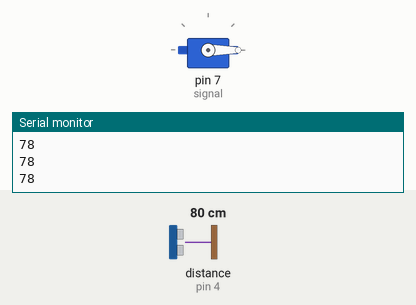
Simulated run of this sketch. Board: Arduino Uno, built with avr-gcc and run on an emulated ATmega328P. Shown: servo, the last lines printed to the serial monitor. Wiring (inferred from the names in the program): ultrasonic range finder: trigger pin 5; echo pin 4. The test bench sets the inputs (shaded band); at power-on: distance to the obstacle (sensor on pin 4) 80 cm. The echo pulse lasts 58.3 µs per cm.

Above: at 1.2 s.
1.3 s: distance to the obstacle (sensor on pin 4) set to 34 cm
2.8 s: distance to the obstacle (sensor on pin 4) set to 28 cm
At 3.7 s:
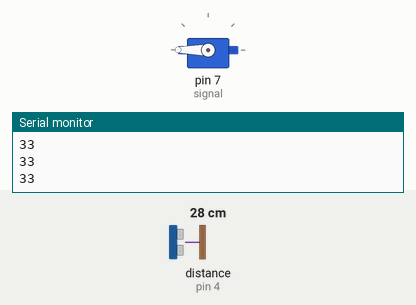
4.3 s: distance to the obstacle (sensor on pin 4) set to 35 cm
At 5.4 s:
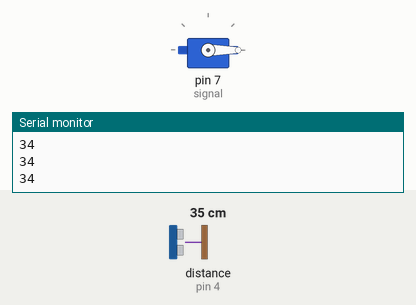
6.3 s: distance to the obstacle (sensor on pin 4) set to 2 cm
At 7.6 s:
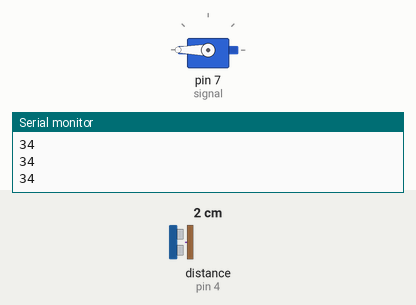
Timing chart, 0 to 8.8 s (numbered marks = the images above; inputs shaded):
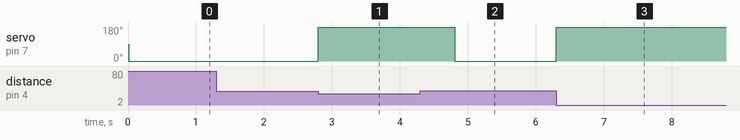

The sketch:

smart_dustbin.ino
```cpp
#include <Servo.h>
Servo myservo;
int trig=5,echo=4,signal=7;

int distance(int echo,int trig){
  digitalWrite(trig,LOW);
  delayMicroseconds(10);
  digitalWrite(trig,HIGH);
  delayMicroseconds(10);
  digitalWrite(trig,LOW);

  int time=pulseIn(echo,HIGH);
  int distance=(0.034*time)/2;
  return distance;
}
void setup()
{
  Serial.begin(9600);
  myservo.attach(signal);
  pinMode(echo, INPUT);
  pinMode(trig, OUTPUT);
}

void loop()
{
  Serial.println(distance(echo,trig));
  if(distance(echo,trig)<30){
myservo.write(180);
    delay(2000);
}
  else {
     myservo.write(0);
  }
}
```

Measured:
- the behaviour switches between 31 and 30 cm on distance to the obstacle (sensor on pin 4) (found by bisection; images 0 and 1)
- after the input at 2.8 s, servo on pin 7 (signal): 0° → 180° at once
- after the input at 4.3 s, servo on pin 7 (signal): 180° → 0° after 0.51 s
- after the input at 6.3 s, servo on pin 7 (signal): 0° → 180° at once
